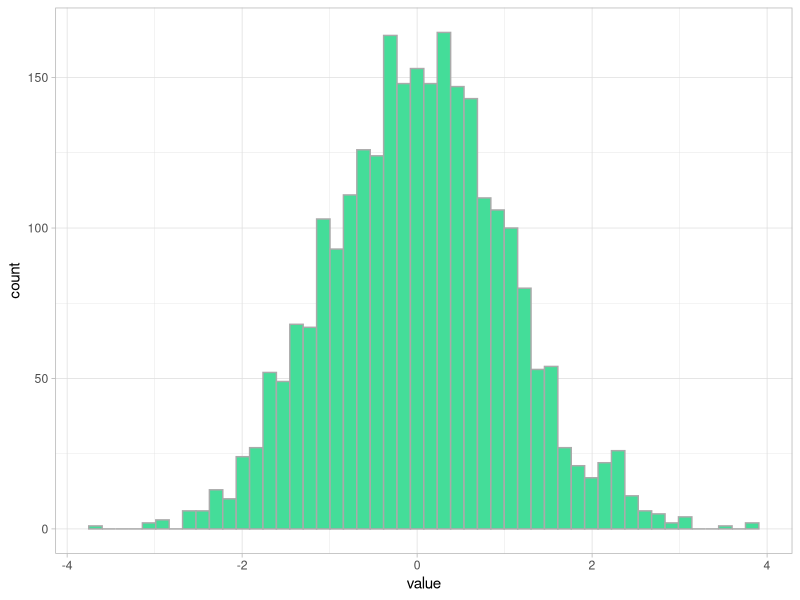
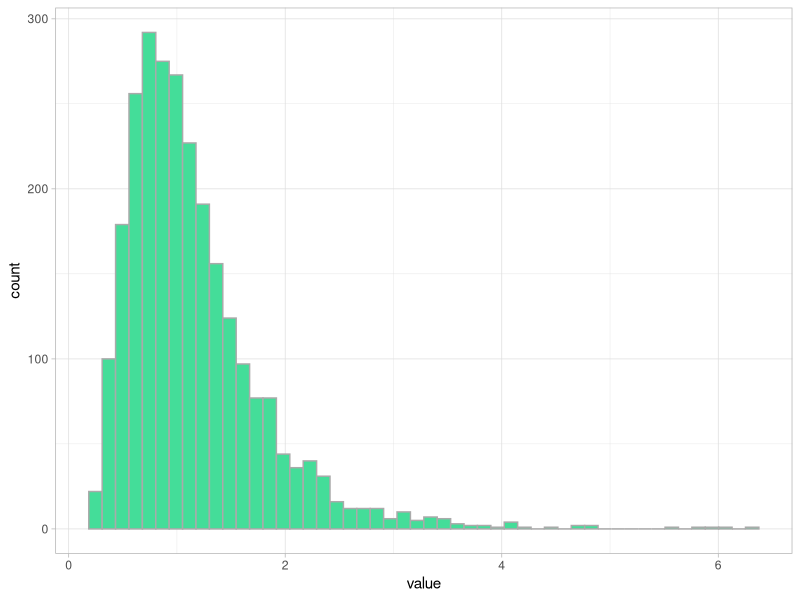
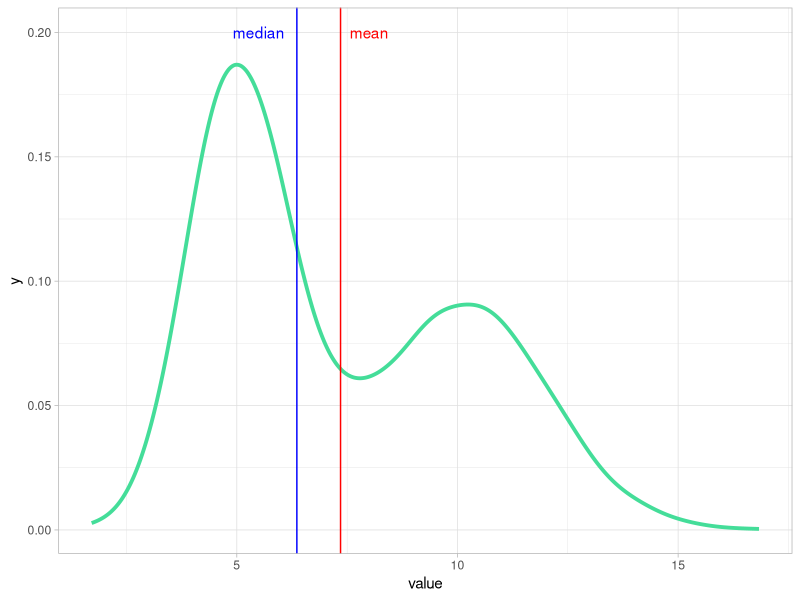
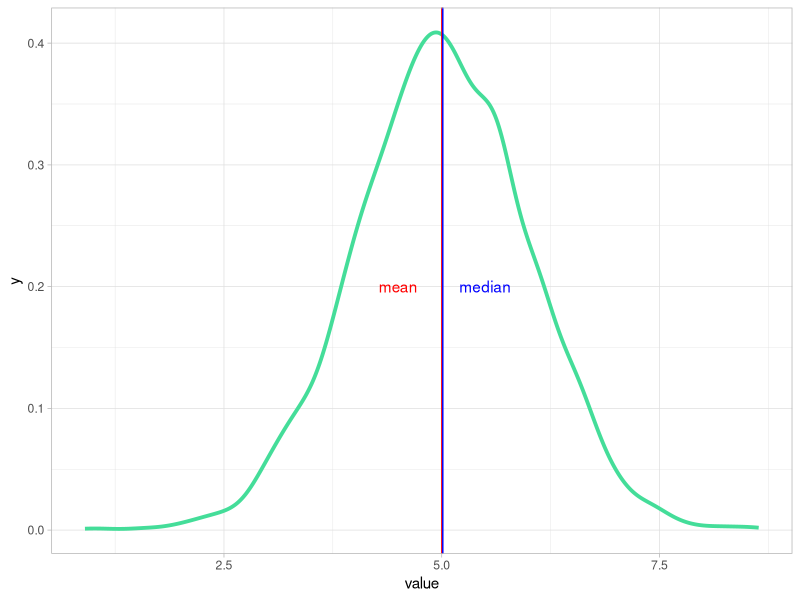
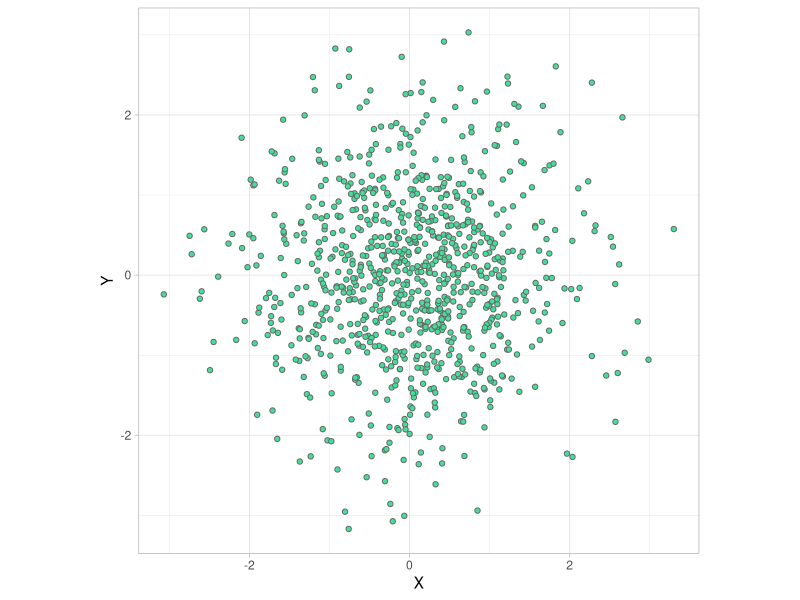
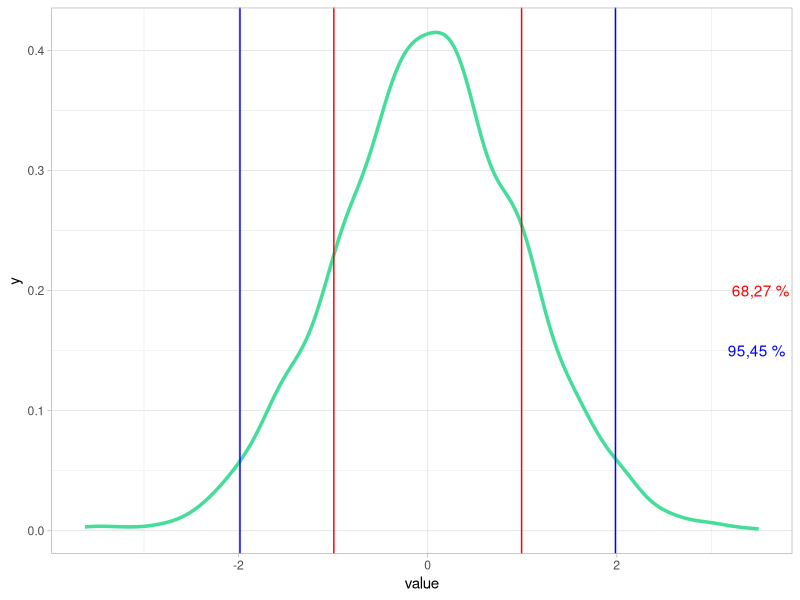

R code for these plots, in order:
## ---- chunk 1
knitr::opts_chunk$set(echo = TRUE,fig.width =6,fig.align="center", fig.height = 3)
library(knitr)
library(xtable)
library(ggplot2)
library(dplyr)
## ---- chunk 2
xx <- data.frame(value=rnorm(2600))
plot1 <- ggplot(xx)+
        geom_histogram(aes(x = value),bins = 50, color="#aaaaaa", fill="#44DD99" )+
        theme_light()
plot1
## ---- chunk 3
xx <- data.frame(value=rlnorm(2600,sdlog = 0.5))
plot1 <- ggplot(xx)+
        geom_histogram(aes(x = value),bins = 50, color="#aaaaaa", fill="#44DD99" )+
        theme_light()
plot1
## ---- chunk 4
xx <- data.frame(value=rnorm(1600,mean = 5, sd = 1))
yy <- data.frame(value= rnorm(1400, mean = 10, sd=2) )
xx <-  rbind(xx, yy)
plot1 <- ggplot(xx)+
        geom_line(aes(x = value),stat = "density", color="#44DD99", lwd= 1.3)+
        geom_vline(xintercept = mean(xx$value), color="red")+
        geom_vline(xintercept = median(xx$value),color="blue")+
        annotate("text", x=c(8,5.5), y=c(0.2,0.2), colour=c("red","blue"),label=c("mean", "median"))+
        theme_light()
plot1
## ---- chunk 5
xx <- data.frame(value=rnorm(2900,mean = 5, sd = 1))
plot1 <- ggplot(xx)+
        geom_line(aes(x = value),stat = "density", color="#44DD99", lwd= 1.3)+
        geom_vline(xintercept = mean(xx$value), color="red")+
        geom_vline(xintercept = median(xx$value) + 0.02,color="blue")+
        annotate("text", x=c(4.5,5.5), y=c(0.2,0.2), colour=c("red","blue"),label=c("mean", "median"))+
        theme_light()
plot1
## ---- chunk 6
mydataset <- data.frame(X=rnorm(900), Y=rnorm(900))
plot1 <- ggplot(mydataset)+
        geom_point(aes(x = X, y=Y), fill="#44DD99", color="#666666", shape=21)+
        coord_equal()+theme_light()
plot1
## ---- chunk 7
X <- data.frame(value=rnorm(1900))
plot1 <- ggplot(X)+
        geom_line(aes(x = value),stat="density", color="#44DD99", lwd=1.2)+
        geom_vline(xintercept = c(-sd(X$value), sd(X$value)), color="red")+
        geom_vline(xintercept = c(-2*sd(X$value), 2*sd(X$value)), color="blue")+
        annotate("text", x=c(3.5,3.5), y=c(0.2,0.15), colour=c("red","blue"),label=c("  68,27 % ","95,45 % "))+
        theme_light()
plot1
